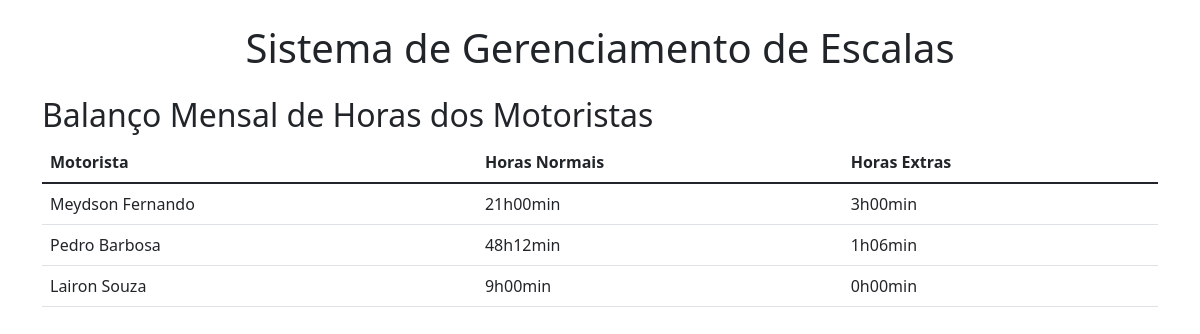
The page /balanco_mensal on the database its author committed.
### models.py (models this page shows)
class Motorista(db.Model):
    __tablename__ = 'motoristas'
    id = db.Column(db.Integer, primary_key=True)
    nome = db.Column(db.String(50), nullable=False)
    horas_normais = db.Column(db.Float, default=0)
    horas_extras = db.Column(db.Float, default=0)

### app.py (the view)
@app.route('/balanco_mensal')
def balanco_mensal():
    motoristas = Motorista.query.all()
    for motorista in motoristas:
        motorista.horas_normais_formatado = formatar_horas_minutos(motorista.horas_normais)
        motorista.horas_extras_formatado = formatar_horas_minutos(motorista.horas_extras)
    return render_template('balanco_mensal.html', motoristas=motoristas)

### app.py (called while the page is built)
def formatar_horas_minutos(horas_decimais):
    horas = int(horas_decimais)  # Parte inteira das horas
    minutos = int((horas_decimais - horas) * 60)  # Parte decimal em minutos
    return f"{horas}h{minutos:02d}min"  # Formatação com zero à esquerda para minutos

### templates/balanco_mensal.html
{% extends "base.html" %}
{% block content %}
<h2>Balanço Mensal de Horas dos Motoristas</h2>
<table class="table">
    <thead>
        <tr>
            <th>Motorista</th>
            <th>Horas Normais</th>
            <th>Horas Extras</th>
        </tr>
    </thead>
    <tbody>
        {% for motorista in motoristas %}
        <tr>
            <td>{{ motorista.nome }}</td>
            <td>{{ motorista.horas_normais_formatado }}</td>
            <td>{{ motorista.horas_extras_formatado }}</td>
        </tr>
        {% endfor %}
    </tbody>
</table>
{% endblock %}

### rows shown on the page
Motorista: nome "Meydson Fernando", horas_normais_formatado "21h00min", horas_extras_formatado "3h00min"
Motorista: nome "Pedro Barbosa", horas_normais_formatado "48h12min", horas_extras_formatado "1h06min"
Motorista: nome "Lairon Souza", horas_normais_formatado "9h00min", horas_extras_formatado "0h00min"
